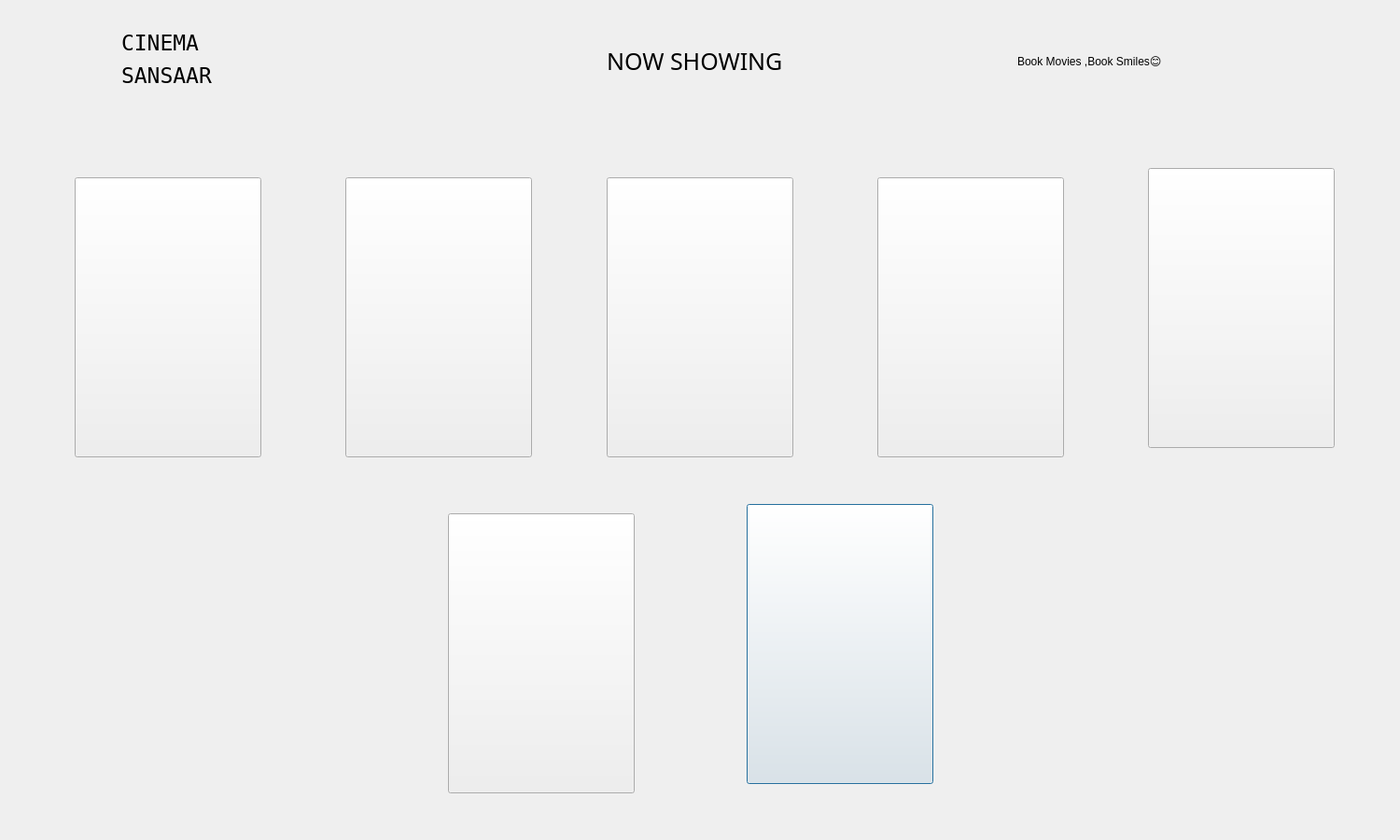
<?xml version="1.0" encoding="UTF-8"?>
<ui version="4.0">
 <class>Dashboard</class>
 <widget class="QDialog" name="Dashboard">
  <property name="geometry">
   <rect>
    <x>0</x>
    <y>0</y>
    <width>1500</width>
    <height>900</height>
   </rect>
  </property>
  <property name="minimumSize">
   <size>
    <width>1500</width>
    <height>900</height>
   </size>
  </property>
  <property name="maximumSize">
   <size>
    <width>1500</width>
    <height>900</height>
   </size>
  </property>
  <property name="windowTitle">
   <string>Dialog</string>
  </property>
  <property name="styleSheet">
   <string notr="true">QDialog{
        background-image: url(:/Posters/backdash.jpg);
}
QPushButton{
        height:500px;
}</string>
  </property>
  <widget class="QPushButton" name="pushButton_5">
   <property name="geometry">
    <rect>
     <x>800</x>
     <y>540</y>
     <width>200</width>
     <height>300</height>
    </rect>
   </property>
   <property name="minimumSize">
    <size>
     <width>200</width>
     <height>300</height>
    </size>
   </property>
   <property name="maximumSize">
    <size>
     <width>200</width>
     <height>300</height>
    </size>
   </property>
   <property name="text">
    <string/>
   </property>
   <property name="icon">
    <iconset>
     <normalon>:/Posters/mahajatra.jpg</normalon>
    </iconset>
   </property>
   <property name="iconSize">
    <size>
     <width>250</width>
     <height>500</height>
    </size>
   </property>
  </widget>
  <widget class="QPushButton" name="pushButton_3">
   <property name="geometry">
    <rect>
     <x>650</x>
     <y>190</y>
     <width>200</width>
     <height>300</height>
    </rect>
   </property>
   <property name="minimumSize">
    <size>
     <width>200</width>
     <height>300</height>
    </size>
   </property>
   <property name="maximumSize">
    <size>
     <width>200</width>
     <height>300</height>
    </size>
   </property>
   <property name="text">
    <string/>
   </property>
   <property name="icon">
    <iconset>
     <normalon>:/Posters/Thor.jpeg</normalon>
    </iconset>
   </property>
   <property name="iconSize">
    <size>
     <width>200</width>
     <height>300</height>
    </size>
   </property>
   <property name="shortcut">
    <string/>
   </property>
   <property name="autoRepeat">
    <bool>true</bool>
   </property>
  </widget>
  <widget class="QPushButton" name="pushButton">
   <property name="geometry">
    <rect>
     <x>370</x>
     <y>190</y>
     <width>200</width>
     <height>300</height>
    </rect>
   </property>
   <property name="minimumSize">
    <size>
     <width>200</width>
     <height>300</height>
    </size>
   </property>
   <property name="maximumSize">
    <size>
     <width>200</width>
     <height>300</height>
    </size>
   </property>
   <property name="text">
    <string/>
   </property>
   <property name="icon">
    <iconset>
     <normalon>:/Posters/Kabir_Singh.jpg</normalon>
    </iconset>
   </property>
   <property name="iconSize">
    <size>
     <width>200</width>
     <height>300</height>
    </size>
   </property>
  </widget>
  <widget class="QPushButton" name="pushButton_7">
   <property name="geometry">
    <rect>
     <x>480</x>
     <y>550</y>
     <width>200</width>
     <height>300</height>
    </rect>
   </property>
   <property name="minimumSize">
    <size>
     <width>200</width>
     <height>300</height>
    </size>
   </property>
   <property name="maximumSize">
    <size>
     <width>200</width>
     <height>300</height>
    </size>
   </property>
   <property name="text">
    <string/>
   </property>
   <property name="icon">
    <iconset>
     <normalon>:/Posters/Mirzapur.jpeg</normalon>
    </iconset>
   </property>
   <property name="iconSize">
    <size>
     <width>700</width>
     <height>900</height>
    </size>
   </property>
  </widget>
  <widget class="QPushButton" name="pushButton_4">
   <property name="geometry">
    <rect>
     <x>940</x>
     <y>190</y>
     <width>200</width>
     <height>300</height>
    </rect>
   </property>
   <property name="minimumSize">
    <size>
     <width>200</width>
     <height>300</height>
    </size>
   </property>
   <property name="maximumSize">
    <size>
     <width>200</width>
     <height>300</height>
    </size>
   </property>
   <property name="text">
    <string/>
   </property>
   <property name="icon">
    <iconset>
     <normalon>:/Posters/Sanju.jpg</normalon>
    </iconset>
   </property>
   <property name="iconSize">
    <size>
     <width>200</width>
     <height>300</height>
    </size>
   </property>
  </widget>
  <widget class="QPushButton" name="pushButton_6">
   <property name="geometry">
    <rect>
     <x>1230</x>
     <y>180</y>
     <width>200</width>
     <height>300</height>
    </rect>
   </property>
   <property name="minimumSize">
    <size>
     <width>200</width>
     <height>300</height>
    </size>
   </property>
   <property name="maximumSize">
    <size>
     <width>200</width>
     <height>300</height>
    </size>
   </property>
   <property name="text">
    <string/>
   </property>
   <property name="icon">
    <iconset>
     <normalon>:/Posters/Harry.jpg</normalon>
    </iconset>
   </property>
   <property name="iconSize">
    <size>
     <width>200</width>
     <height>300</height>
    </size>
   </property>
  </widget>
  <widget class="QPushButton" name="pushButton_2">
   <property name="geometry">
    <rect>
     <x>80</x>
     <y>190</y>
     <width>200</width>
     <height>300</height>
    </rect>
   </property>
   <property name="minimumSize">
    <size>
     <width>200</width>
     <height>300</height>
    </size>
   </property>
   <property name="maximumSize">
    <size>
     <width>200</width>
     <height>300</height>
    </size>
   </property>
   <property name="styleSheet">
    <string notr="true"/>
   </property>
   <property name="text">
    <string/>
   </property>
   <property name="icon">
    <iconset>
     <normalon>:/Posters/sinister-poster-zjhbccpk9qxgn8cq.jpg</normalon>
    </iconset>
   </property>
   <property name="iconSize">
    <size>
     <width>200</width>
     <height>300</height>
    </size>
   </property>
   <property name="autoRepeat">
    <bool>false</bool>
   </property>
  </widget>
  <widget class="QLabel" name="label">
   <property name="geometry">
    <rect>
     <x>10</x>
     <y>10</y>
     <width>141</width>
     <height>101</height>
    </rect>
   </property>
   <property name="styleSheet">
    <string notr="true">image: url(:/new/prefix1/Posters/new logo (1).png);
background:none;</string>
   </property>
   <property name="text">
    <string/>
   </property>
  </widget>
  <widget class="QLabel" name="label_2">
   <property name="geometry">
    <rect>
     <x>1090</x>
     <y>50</y>
     <width>341</width>
     <height>31</height>
    </rect>
   </property>
   <property name="styleSheet">
    <string notr="true">background:none;l</string>
   </property>
   <property name="text">
    <string>Book Movies ,Book Smiles😊</string>
   </property>
  </widget>
  <widget class="QLabel" name="label_3">
   <property name="geometry">
    <rect>
     <x>130</x>
     <y>30</y>
     <width>181</width>
     <height>31</height>
    </rect>
   </property>
   <property name="styleSheet">
    <string notr="true">background:none;
font-family: DejaVu Sans Mono;
font-size:23px;</string>
   </property>
   <property name="text">
    <string>CINEMA</string>
   </property>
  </widget>
  <widget class="QLabel" name="label_4">
   <property name="geometry">
    <rect>
     <x>130</x>
     <y>60</y>
     <width>121</width>
     <height>41</height>
    </rect>
   </property>
   <property name="styleSheet">
    <string notr="true">background:none;
font-size:23px;
font-family:DejaVu Sans Mono;</string>
   </property>
   <property name="text">
    <string>SANSAAR</string>
   </property>
  </widget>
  <widget class="QLabel" name="label_5">
   <property name="geometry">
    <rect>
     <x>650</x>
     <y>40</y>
     <width>351</width>
     <height>51</height>
    </rect>
   </property>
   <property name="styleSheet">
    <string notr="true">background:none;
font-size:25px;
font-family:coursive;</string>
   </property>
   <property name="text">
    <string>NOW SHOWING</string>
   </property>
  </widget>
 </widget>
 <resources/>
 <connections/>
</ui>
